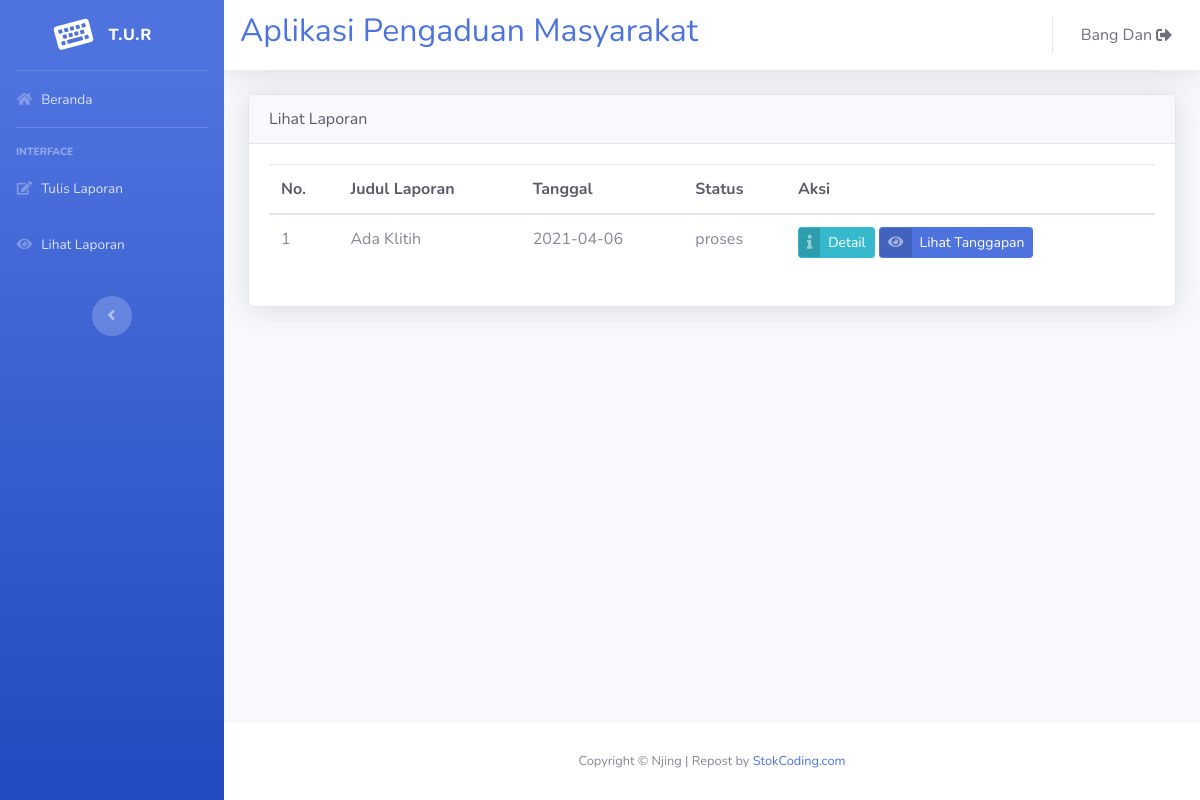
The page /pengaduan/index.php?url=lihat_pengaduan (signed in) on the database its author committed.
### tables this page shows
CREATE TABLE `pengaduan` (
  `id_pengaduan` int(11) NOT NULL,
  `tgl_pengaduan` date NOT NULL,
  `nama` char(50) NOT NULL,
  `nik` char(50) NOT NULL,
  `judul_laporan` text NOT NULL,
  `isi_laporan` text NOT NULL,
  `foto` varchar(50) NOT NULL,
  `status` enum('0','proses','selesai','') NOT NULL
);

### pengaduan/lihat_p.php (the view, shortened to what this page needs)
<!DOCTYPE html>
<html lang="en">
    <head>
        <link href="vendor/fontawesome-free/css/all.min.css" rel="stylesheet" type="text/css">
        <link href="css/sb-admin-2.min.css" rel="stylesheet">
    </head>
    <body id="page-top">
    <div class="card shadow">
        <div class="card-header text-dark">
            Lihat Laporan
        </div>
        <div class="card-body">
            <table class="table table-hover">
            <?php
                    include "koneksi.php";
                    if(!isset($_SESSION['nama'])){
                        echo "<font color='red'>Harap Login Terlebih Dahulu</font><hr>";
                    }else{
                    ?>
                <thead>
                    <tr>
                        <th class="text-dark">No.</th>
                        <th class="text-dark">Judul Laporan</th>
                        <th class="text-dark">Tanggal</th>
                        <th class="text-dark">Status</th>
                        <th class="text-dark">Aksi</th>
                    </tr>
                </thead>
                <tbody>
                    <?php
                        $no = 1;
                        $query = mysqli_query($conn, "SELECT * FROM pengaduan WHERE nik='$_SESSION[nik]'");
                        while ($d = mysqli_fetch_array($query)) {
                    ?>
                        <tr>
                            <td><?php echo $no++ ?></td>
                            <td><?php echo $d['judul_laporan']; ?></td>
                            <td><?php echo $d['tgl_pengaduan'];?></td>
                            <td><?php echo $d['status'];?></td>
                            <td>
                                <a href="?url=detail_pengaduan&id=<?php echo $d['id_pengaduan'];?>" class="btn btn-info btn-icon-split btn-sm">
                                    <span class="icon text-white-50">
                                        <i class="fas fa-info"></i>
                                    </span>
                                    <span class="text">Detail</span>
                                </a>
                                <a href="?url=lihat_tanggapan&id=<?php echo $d['id_pengaduan'];?>" class="btn btn-primary btn-icon-split btn-sm">
                                    <span class="icon text-white-50">
                                        <i class="fas fa-eye"></i>
                                    </span>
                                    <span class="text">Lihat Tanggapan</span>
                                </a>
                            </td>
                        </tr>
                    <?php } }?>
                </tbody>
            </table>
        </div>
</div>
    </body>
</html>

### rows shown on the page
pengaduan: judul_laporan "Ada Klitih", tgl_pengaduan "2021-04-06", status "proses"

### other values the page prints
$_SESSION['nama'] "Bang Dan"
